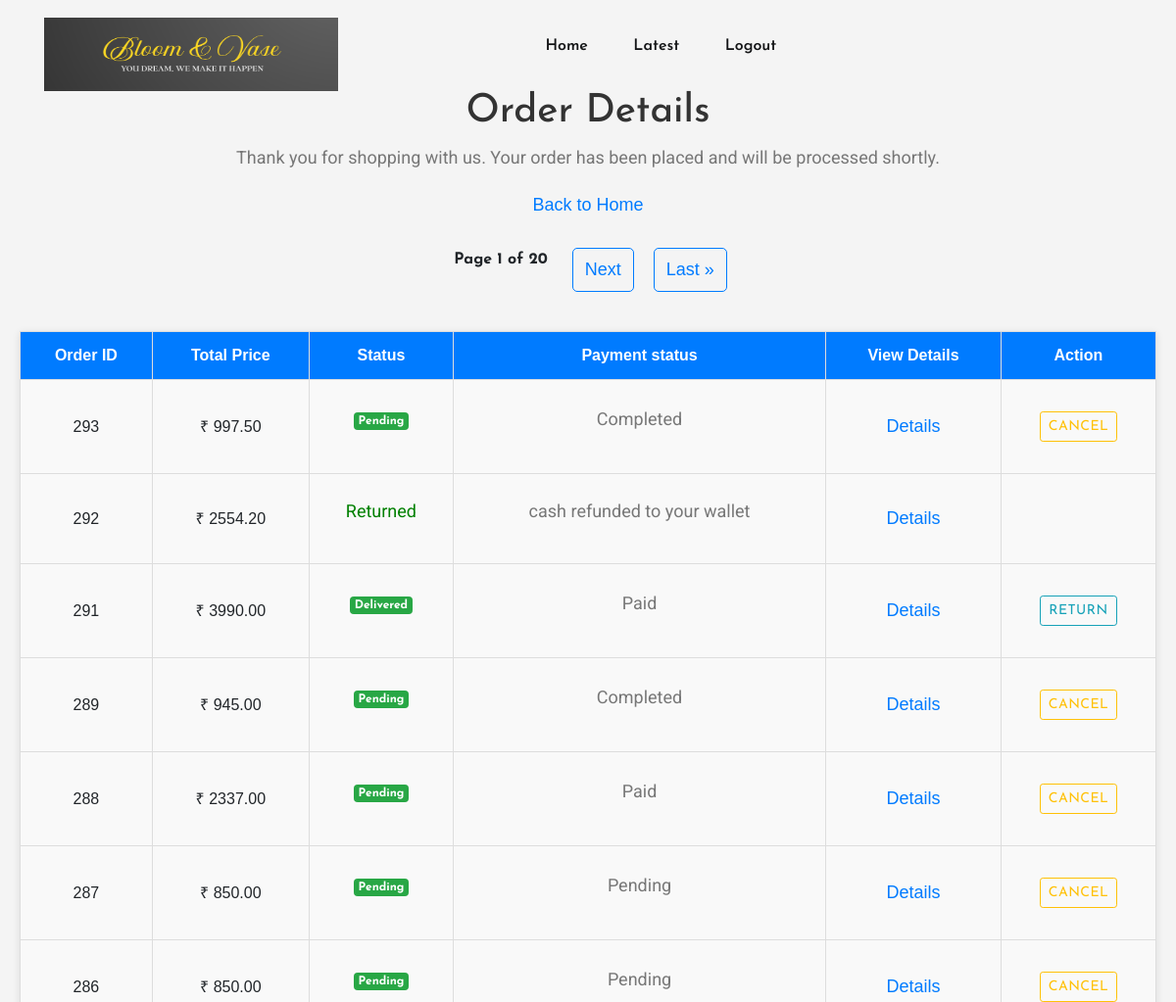
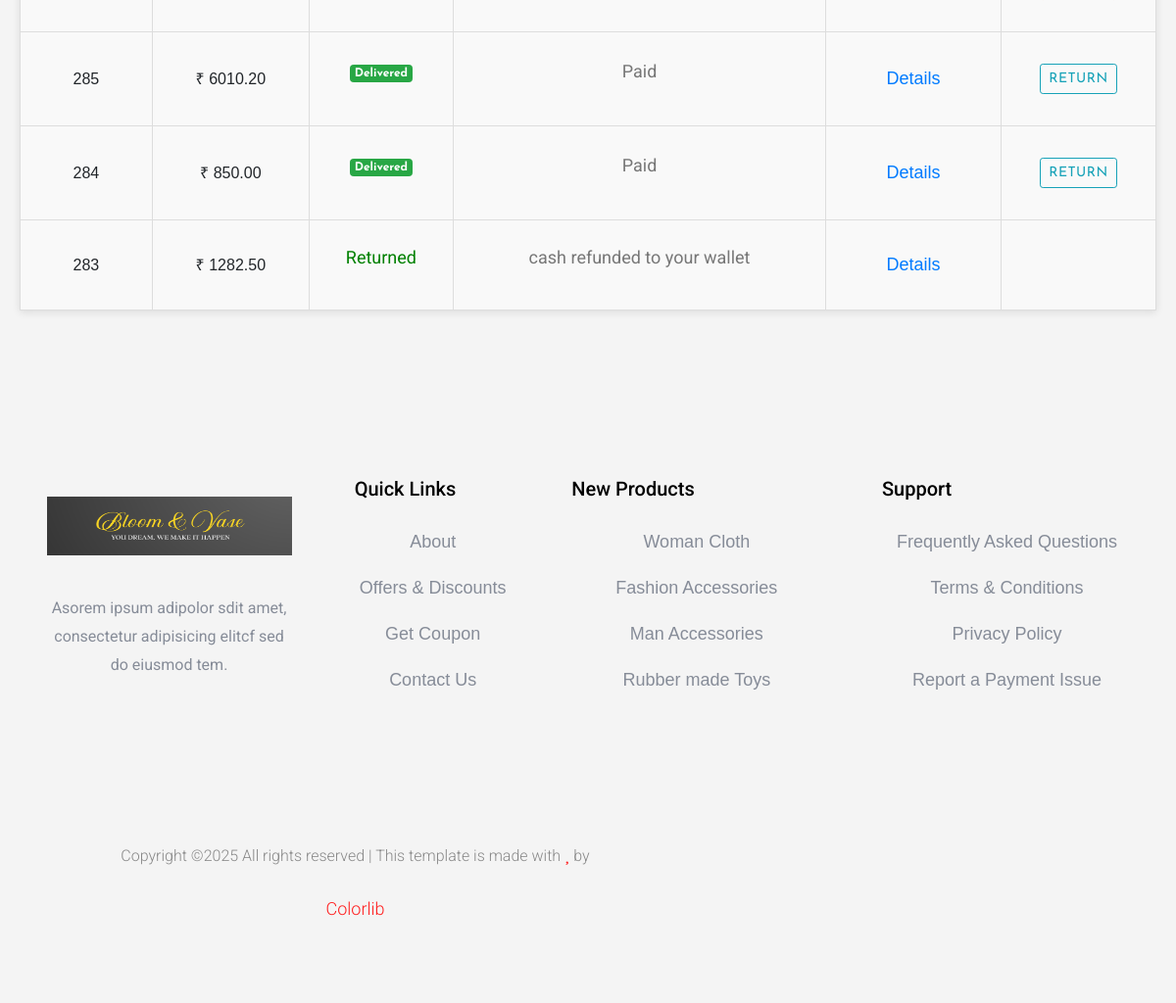
Page /order/all-orders/ (signed in) on the committed database (2 pictures, top to bottom).
### order/models.py (models this page shows)
class Order(models.Model):
    STATUS_CHOICES = (
        ('Pending','Pending'),
        ('Processing','Processing'),
        ('Shipped','Shipped'),
        ('Delivered','Delivered'),
        ('Cancelled','Cancelled')
    )
    RETURN_STATUS_CHOICES = (
        ('Return Requested','Return Requested'),
        ('Returned','Returned'),
        ('Rejected','Rejected')
    )
    PAYMENT_STATUS_CHOICES = (
        ('Pending','Pending'),
        ('Paid','Paid')
    )
    user = models.ForeignKey(MyUser,on_delete=models.CASCADE)
    created_at = models.DateTimeField(default=timezone.now)
    total_price = models.DecimalField(max_digits=10,decimal_places=2)
    status = models.CharField(max_length=50,choices=STATUS_CHOICES,default='Pending')
    street_address=models.CharField(max_length=255)
    city = models.CharField(max_length=100)
    district = models.CharField(max_length=100)
    state = models.CharField(max_length=100)
    pincode = models.CharField(max_length=20)
    payment = models.CharField(max_length=100)
    payment_status = models.CharField(max_length=100,choices=PAYMENT_STATUS_CHOICES,default='Pending')
    is_return = models.BooleanField(default=False)
    return_status = models.CharField(max_length=100,choices = RETURN_STATUS_CHOICES,default='none')
    is_cancelled = models.BooleanField(default=False)
    coupon = models.ForeignKey(Coupon,on_delete=models.SET_NULL,null=True,blank=True)

### order/views.py (the view)
# urls.py: path('all-orders/',all_orders , name='order_success'),
@login_required
def all_orders(request):
    user = request.user
    orders_list = Order.objects.filter(user=user).order_by('-created_at')
    paginator = Paginator(orders_list, 10)
    page_number = request.GET.get('page')
    orders = paginator.get_page(page_number)
    return render(request, 'all-orders.html', {'orders': orders})

### order/templates/all-orders.html (shortened to what this page needs)
{% extends 'user/index.html' %}
{% load static %}
{% block body %}
<!DOCTYPE html>
<html lang="en">
<head>
</head>
<body>
    <h1>Order Details</h1>
    <p>Thank you for shopping with us. Your order has been placed and will be processed shortly.</p>
    <a href="{% url 'home' %}">Back to Home</a>
    <table>
        <thead>
            <tr>
                <th>Order ID</th>
                <th>Total Price</th>
                <th>Status</th>
                <th>Payment status</th>
                <th>View Details</th>
                <th>Action</th>
            </tr>
        </thead>
        <tbody>
            {% for order in orders %}
            <tr>
                <td>{{ order.id }}</td>
                <td>₹ {{ order.total_price }}</td>
                <td>
                {% if order.is_return %}
                {% if order.return_status == 'Return Requested' %}
                <p style="color:black" >{{ order.return_status }}</p>
                {% elif order.return_status == 'Returned' %}
                <p style="color:green" >{{ order.return_status }}</p>
                {% else %}
                <p style="color:red" >{{ order.return_status }}</p>
                {% endif %}
                {% elif order.cancellations.cancel_status == 'pending' %}
                <p> cancellation request send</p>
                {% elif order.is_cancelled %}
                <p >cancelled </p>
                {% else %}
                <span class = 'badge bg-success'>{{order.status}}</span>
                {% endif %}</p>
                </td>
                <td>
                    {% if order.is_cancelled %}
                    {% if order.payment_status == 'refunded to wallet' %}
                        <p>refunded to your wallet</p>
                    {% else %}
                        <p>order cancelled</p>
                    {% endif %}
                {% else %}
                    <p>{{ order.payment_status }}</p>
                {% endif %}
                </td>
                <td><a href="{% url 'order_details' order.id %}">Details</a></td>
                <td>{% if order.is_cancelled %}
                    {% elif order.is_return %}
                    {% else %}
                        {% if order.status != 'Delivered' and order.status != 'cancellation requested' and order.status != 'Returned' %}
                        <a href="{% url 'cancel_order' order.id %}">
                            <button class="btn btn-outline-warning btn-sm">Cancel</button>
                        </a>
                        {% elif order.status == 'Delivered' %}
                        <a href="{% url 'return_request' order.id %}">
                            <button class="btn btn-outline-info btn-sm">Return</button>
                        </a>
                        {% endif %}
                    {% endif %}</a></td>
            </tr>
            {% endfor %}
        </tbody>
<div class="pagination" style="display: flex; justify-content: center; margin-top: 30px; padding-bottom: 20px;">
    <span style="margin: 0 15px; font-weight: bold;">Page {{ orders.number }} of {{ orders.paginator.num_pages }}</span>
    {% if orders.has_next %}
        <a href="?page={{ orders.next_page_number }}" style="margin: 0 10px; padding: 8px 12px; border: 1px solid #007bff; border-radius: 5px; text-decoration: none; color: #007bff;">Next</a>
        <a href="?page={{ orders.paginator.num_pages }}" style="margin: 0 10px; padding: 8px 12px; border: 1px solid #007bff; border-radius: 5px; text-decoration: none; color: #007bff;">Last &raquo;</a>
    {% endif %}
</div>
    </table>
</body>
</html>
{% endblock body %}

### order/templates/all-orders.html (style rules this page uses)
body { font-family: Arial, sans-serif; margin: 0; padding: 20px; background-color: #f4f4f4; }
h1 { text-align: center; color: #333; }
p { text-align: center; font-size: 18px; }
a { display: block; text-align: center; margin: 20px 0; font-size: 18px; color: #007bff; text-decoration: none; }
table { width: 100%; margin: 20px 0; border-collapse: collapse; background-color: #fff; box-shadow: 0 2px 8px rgba(0, 0, 0, 0.1); }
th, td { padding: 12px; text-align: center; border: 1px solid #ddd; }
th { background-color: #007bff; color: white; }
td { background-color: #f9f9f9; }
td a { color: #007bff; text-decoration: none; }

### rows in the picture
Order: id "293", total_price "997.50", status "Pending", payment_status "Completed", is_cancelled "CANCEL"
Order: id "292", total_price "2554.20", return_status "Returned", payment_status "cash refunded to your wallet"
Order: id "291", total_price "3990.00", status "Delivered", payment_status "Paid", is_cancelled "RETURN"
Order: id "289", total_price "945.00", status "Pending", payment_status "Completed", is_cancelled "CANCEL"
Order: id "288", total_price "2337.00", status "Pending", payment_status "Paid", is_cancelled "CANCEL"
Order: id "287", total_price "850.00", status "Pending", payment_status "Pending", is_cancelled "CANCEL"
Order: id "286", total_price "850.00", status "Pending", payment_status "Pending", is_cancelled "CANCEL"
Order: id "285", total_price "6010.20", status "Delivered", payment_status "Paid", is_cancelled "RETURN"
Order: id "284", total_price "850.00", status "Delivered", payment_status "Paid", is_cancelled "RETURN"
Order: id "283", total_price "1282.50", return_status "Returned", payment_status "cash refunded to your wallet"

### other values in the picture
{{ orders.number }} "1"
{{ orders.paginator.num_pages }} "20"
